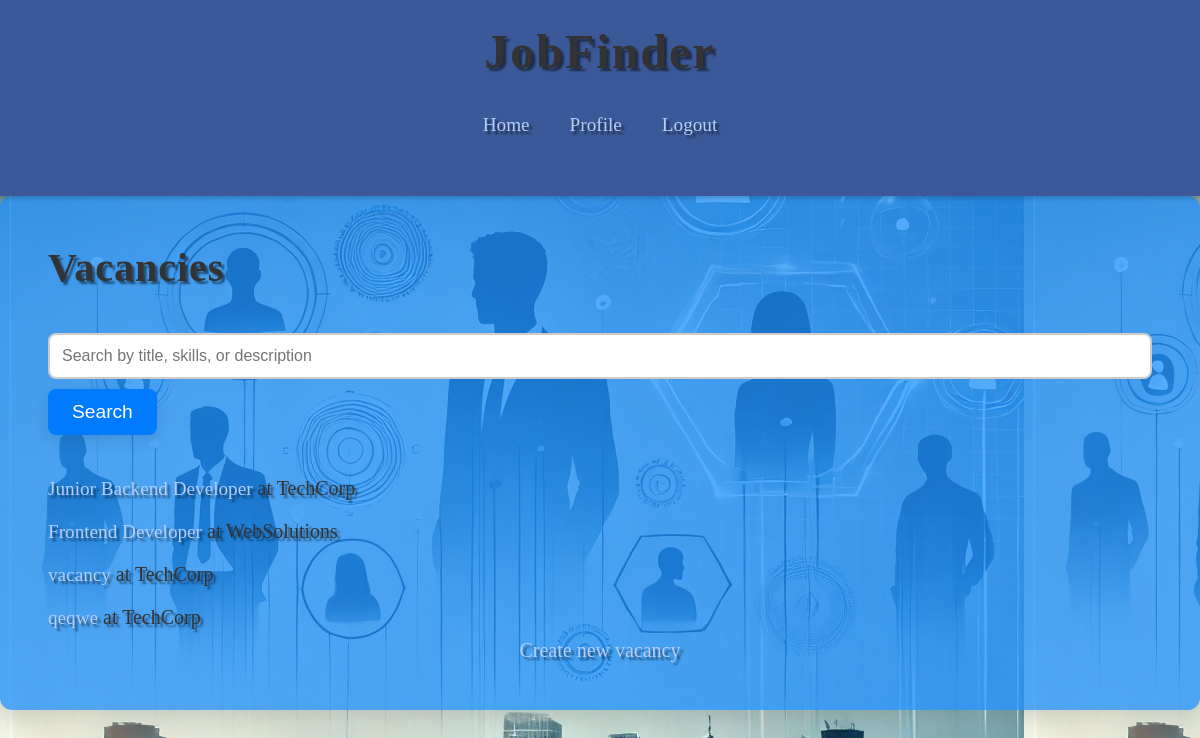
The app's page /vacancies/ (signed in) with its own data.
### app/models.py (models this page shows, shortened)
class Vacancy(models.Model):
    title = models.CharField(max_length=255)
    company = models.ForeignKey(Company, on_delete=models.CASCADE)
    salary = models.DecimalField(max_digits=10, decimal_places=2)
    skills = models.ManyToManyField(Skill, related_name='vacancy_skills')
    description = models.TextField()
    created_by = models.ForeignKey(User, on_delete=models.CASCADE, related_name='vacancy')
    created_at = models.DateTimeField(auto_now_add=True)

class Company(models.Model):
    name = models.CharField(max_length=255)
    description = models.TextField()
    address = models.CharField(max_length=255)
    created_by = models.ForeignKey(User, on_delete=models.CASCADE)
    created_at = models.DateTimeField(auto_now_add=True)

### app/views.py (the view)
# urls.py: path('vacancies/', views.VacancyListView.as_view(), name='vacancy_list'),
@method_decorator(login_required, name='dispatch')
class VacancyListView(ListView):
    model = Vacancy
    template_name = 'app/vacancy_list.html'
    context_object_name = 'vacancies'
    def get_queryset(self):
        user_requests = Request.objects.filter(resume__user=self.request.user).values_list('vacancy_id', flat=True)
        vacancies = Vacancy.objects.exclude(id__in=user_requests)
        search_query = self.request.GET.get('search', '')
        if search_query:
            vacancies = vacancies.filter(Q(title__icontains=search_query) |
                                         Q(description__icontains=search_query) |
                                         Q(skills__name__icontains=search_query)).distinct()
        return vacancies

### app/templates/app/vacancy_list.html
{% extends 'base.html' %}
{% block content %}
    <h1>Vacancies</h1>
    <form method="get" action="">
        <input type="text" name="search" placeholder="Search by title, skills, or description" value="{{ request.GET.search }}">
        <button type="submit">Search</button>
    </form>
    <ul>
        {% for vacancy in vacancies %}
            <li>
                <a href="{% url 'vacancy_detail' vacancy.id %}">{{ vacancy.title }}</a>
                at {{ vacancy.company.name }}
            </li>
        {% empty %}
            <li>No vacancies available</li>
        {% endfor %}
    </ul>
    {% if request.user.is_staff %}
      <a class="a" href="{% url 'vacancy_create' %}">Create new vacancy</a>
    {% endif %}
{% endblock %}

### app/static/styles.css (style rules this page uses)
* { margin: 0; padding: 0; box-sizing: border-box; }
body { font-family: 'Arial', sans-serif; background-color: #f0f2f5; color: #333; margin: 0; padding: 0; }
h1 { margin-bottom: 1rem; color: #333; font-size: 2.5rem; font-weight: 600; letter-spacing: 1px; }
form { margin: 2rem 0; animation: slideIn 0.7s ease; }
form input[type="text"], form input[type="email"], form input[type="password"], form textarea { width: 100%; padding: 12px; margin: 10px 0; border: 2px solid #ccc; border-radius: 8px; font-size: 1rem; transition: border-color 0.3s ease; }
form button { background-color: #3b5998; color: white; padding: 12px 24px; border: none; border-radius: 8px; cursor: pointer; font-size: 1.2rem; transition: background-color 0.3s ease, transform 0.2s ease; box-shadow: 0 5px 15px rgba(0, 0, 0, 0.1); }
a { text-decoration: none; color: #3b5998; font-weight: 500; }
ul { list-style-type: none; padding-left: 0; }
ul li { padding: 10px 0; animation: slideUp 0.5s ease; }
ul li a { font-size: 1.2rem; color: #333; }
button[type="submit"] { background-color: #007bff; padding: 12px 24px; font-size: 1.2rem; border: none; border-radius: 8px; color: white; cursor: pointer; transition: background-color 0.3s ease, transform 0.3s ease; box-shadow: 0 5px 15px rgba(0, 0, 0, 0.1); }
body { font-family: "Goudy Old Style", serif; font-size: 20px; text-shadow: 3px 3px 2px rgba(0, 0, 0, 0.5); }
a { color: #b3cefa !important; }
.a { display: block; text-align: center; }

### records on screen
Vacancy: title "Junior Backend Developer", company.name "TechCorp"
Vacancy: title "Frontend Developer", company.name "WebSolutions"
Vacancy: title "vacancy", company.name "TechCorp"
Vacancy: title "qeqwe", company.name "TechCorp"
